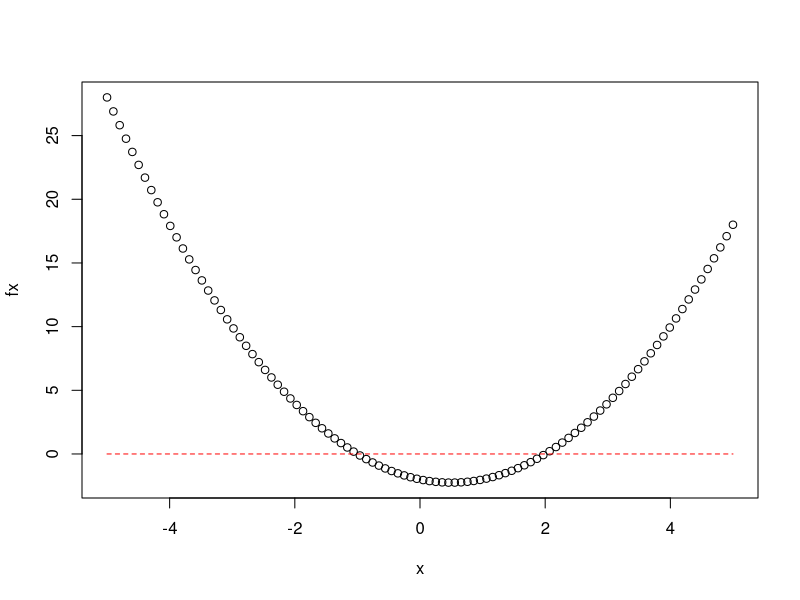

This figure's R source:
## ---- chunk 1
a = 1
b = -1
c = -2


quadratic = function(a, b, c) {
  discriminant <- (b ^ 2) - (4 * a * c)
  result1 = (-b + sqrt(discriminant)) / (2 * a)
  result2 = (-b - sqrt(discriminant)) / (2 * a)
  result = c(result2,result1)
 
  return(result)
}


quadratic(1,-1,-2)
## ---- chunk 2
x <- seq(-5, 5, length = 100)

fx <- a * x^2 + b * x + c

plot(x,fx)

lines(x, rep(0, length(x)), col = "red", lty = 2)
## ---- chunk 3

## ---- chunk 4
#mkdir data
#mkdir results
## ---- chunk 5
#cd data
#nano coefs1.txt
#1 -1 -2
## ---- chunk 6
#pwd
#cd ..
#mkdir code
#cpcp beginning.qmd code/quadratic.qmd
